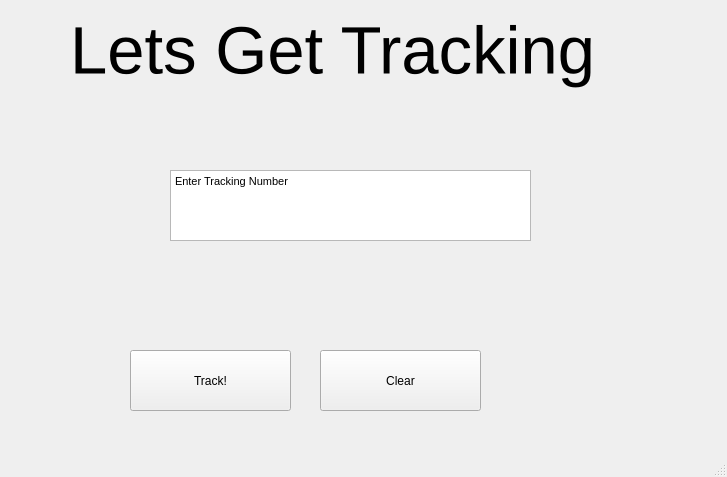
<?xml version="1.0" encoding="UTF-8"?>
<ui version="4.0">
 <class>MainWindow</class>
 <widget class="QMainWindow" name="MainWindow">
  <property name="geometry">
   <rect>
    <x>0</x>
    <y>0</y>
    <width>727</width>
    <height>477</height>
   </rect>
  </property>
  <property name="windowTitle">
   <string>MainWindow</string>
  </property>
  <widget class="QWidget" name="centralwidget">
   <widget class="QPushButton" name="trackButton">
    <property name="geometry">
     <rect>
      <x>130</x>
      <y>350</y>
      <width>161</width>
      <height>61</height>
     </rect>
    </property>
    <property name="text">
     <string>Track!</string>
    </property>
   </widget>
   <widget class="QPushButton" name="clearAll">
    <property name="geometry">
     <rect>
      <x>320</x>
      <y>350</y>
      <width>161</width>
      <height>61</height>
     </rect>
    </property>
    <property name="text">
     <string>Clear</string>
    </property>
   </widget>
   <widget class="QLabel" name="label1">
    <property name="geometry">
     <rect>
      <x>70</x>
      <y>10</y>
      <width>561</width>
      <height>81</height>
     </rect>
    </property>
    <property name="font">
     <font>
      <pointsize>50</pointsize>
     </font>
    </property>
    <property name="text">
     <string>Lets Get Tracking</string>
    </property>
   </widget>
   <widget class="QTextEdit" name="textEdit">
    <property name="geometry">
     <rect>
      <x>170</x>
      <y>170</y>
      <width>361</width>
      <height>71</height>
     </rect>
    </property>
    <property name="html">
     <string>&lt;!DOCTYPE HTML PUBLIC &quot;-//W3C//DTD HTML 4.0//EN&quot; &quot;http://www.w3.org/TR/REC-html40/strict.dtd&quot;&gt;
&lt;html&gt;&lt;head&gt;&lt;meta name=&quot;qrichtext&quot; content=&quot;1&quot; /&gt;&lt;style type=&quot;text/css&quot;&gt;
p, li { white-space: pre-wrap; }
&lt;/style&gt;&lt;/head&gt;&lt;body style=&quot; font-family:'MS Shell Dlg 2'; font-size:8.25pt; font-weight:400; font-style:normal;&quot;&gt;
&lt;p style=&quot; margin-top:0px; margin-bottom:0px; margin-left:0px; margin-right:0px; -qt-block-indent:0; text-indent:0px;&quot;&gt;Enter Tracking Number&lt;/p&gt;
&lt;p style=&quot;-qt-paragraph-type:empty; margin-top:0px; margin-bottom:0px; margin-left:0px; margin-right:0px; -qt-block-indent:0; text-indent:0px;&quot;&gt;&lt;br /&gt;&lt;/p&gt;&lt;/body&gt;&lt;/html&gt;</string>
    </property>
   </widget>
  </widget>
  <widget class="QMenuBar" name="menubar">
   <property name="geometry">
    <rect>
     <x>0</x>
     <y>0</y>
     <width>727</width>
     <height>21</height>
    </rect>
   </property>
  </widget>
  <widget class="QStatusBar" name="statusbar"/>
 </widget>
 <resources/>
 <connections/>
</ui>
